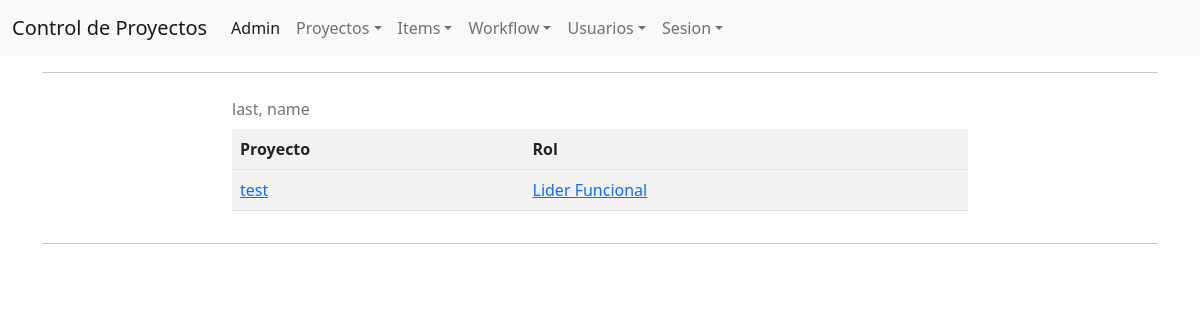
Before: /usuario/2/ with the older database file.
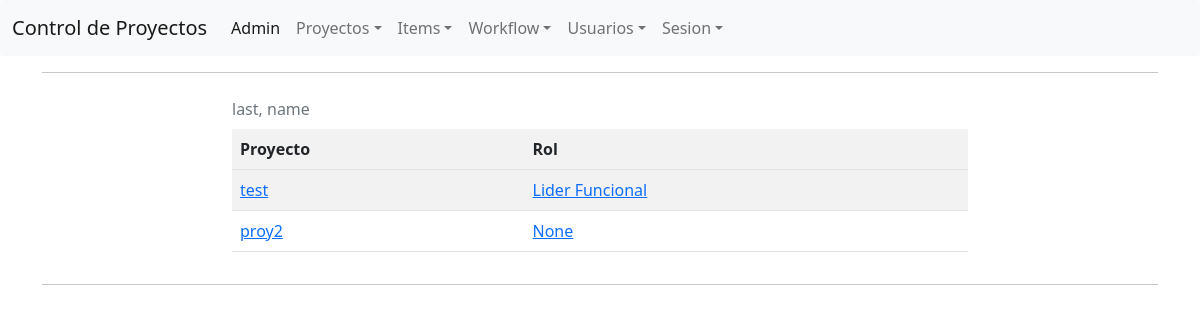
After: the same page with the newer database file.
### ControlProyecto/models/RolUsuario.py (models this page shows, shortened)
class RolUsuario(models.Model):
    class TipoRol(models.TextChoices):
        lider_tecnico = "LT", _("Lider Tecnico")
        lider_funcional = "LF", _("Lider Funcional")
        representante_cliente = "RC", _("Representante Cliente")
    usuario = models.ForeignKey("Usuario", on_delete=models.CASCADE)
    proyecto = models.ForeignKey("Proyecto", on_delete=models.CASCADE)
    rol = models.CharField(max_length=2, choices=TipoRol.choices, null=True, blank=True)

### ControlProyecto/models/Proyecto.py (models this page shows, shortened)
class Proyecto(models.Model):
    nombre = models.CharField(max_length=32)
    descripcion = models.TextField(null=True)
    usuarios = models.ManyToManyField("Usuario", through="RolUsuario", blank=True)

### ControlProyecto/views/UsuarioView.py (the view)
# urls.py: path('usuario/<int:pk>/', UsuarioView.as_view(), name="detalle-usuario"),
class UsuarioView(TemplateView):
    def get_context_data(self, **kwargs):
        context = super().get_context_data()
        context["usuario"] = Usuario.objects.get(id=kwargs["pk"])
        return context
    template_name = "usuario.html"

### ControlProyecto/templates/usuario.html (shortened to what this page needs)
{% extends "base.html" %}
{% block content %}
<table>
    <caption>
        {{ usuario.user.last_name }}, {{ usuario.user.first_name }}
    </caption>
    <tr>
        <th>Proyecto</th>
        <th>Rol</th>
    </tr>
    <tr>
        {% for u in usuario.rolusuario_set.all %}
        <tr>
            <td><a href="{% url "detalle-proyecto" pk=u.proyecto.id %}">{{ u.proyecto.nombre }}</a></td>
            <td><a href="{% url "rol-usuario" pk=u.id %}">{{ u.get_rol_display }}</a></td>
        </tr>
        {% endfor %}
    </tr>
</table>
{% endblock %}

Changed rows visible on the page:
added RolUsuario: proyecto.nombre "proy2", rol "None"
